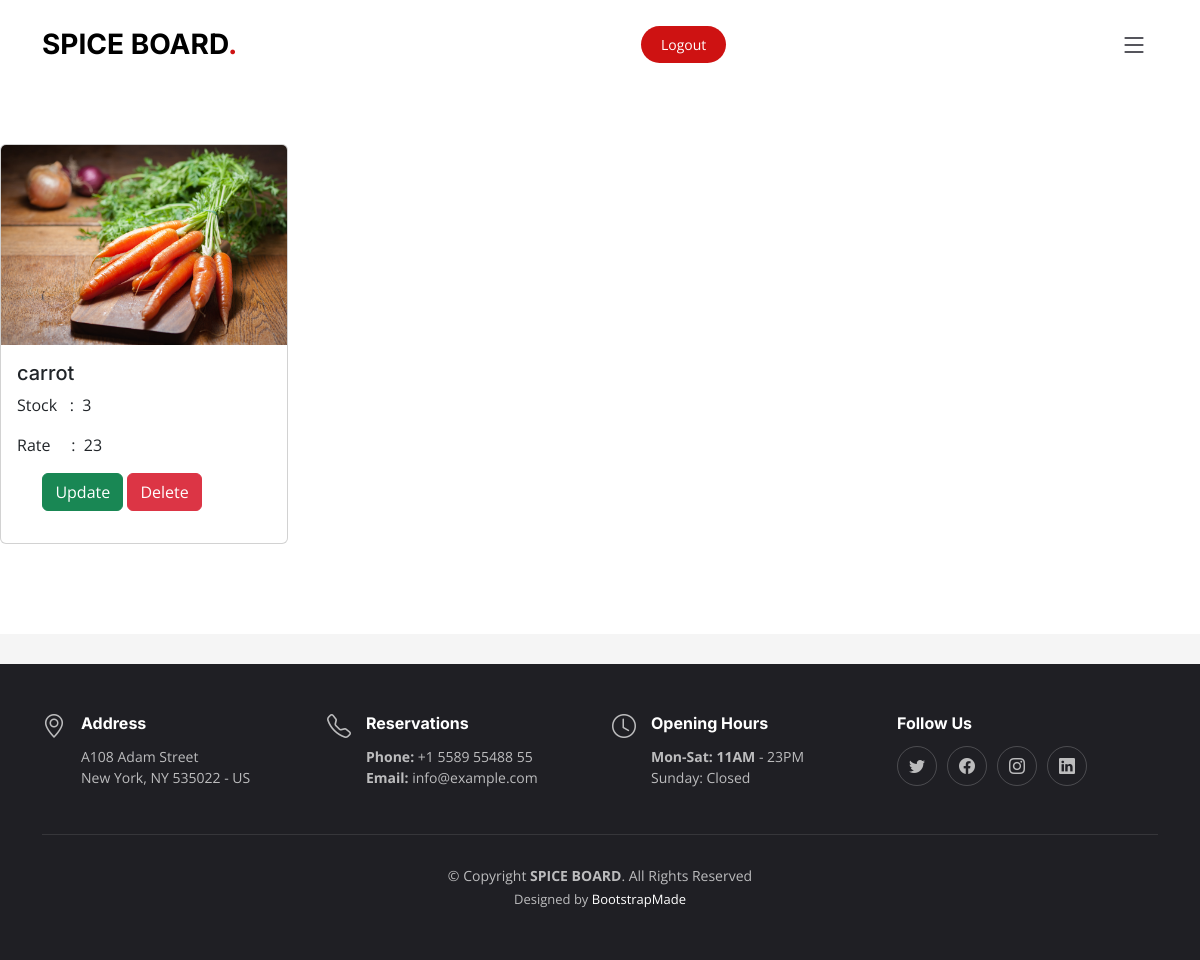
The page /farmer_view_product/ (signed in) on the database its author committed.
### app/models.py (models this page shows)
class Product_table(models.Model):
    pid = models.AutoField(primary_key=True)
    p_date=models.CharField(max_length=100)
    p_name=models.CharField(max_length=100)
    p_img=models.ImageField(max_length=100)
    p_cat=models.CharField(max_length=100)
    p_stock=models.CharField(max_length=100)
    p_rate=models.CharField(max_length=100)
    fid=models.ForeignKey(Farmertable,on_delete=models.CASCADE,blank=True,null=True)
    pro1=models.CharField(max_length=100,default="" )
    pro2=models.CharField(max_length=100,default="" )

### app/views.py (the view)
# urls.py: path('farmer_view_product/', views.farmer_view_product),
def farmer_view_product(request):
    msg = request.GET.get("msg")
    fid=request.session.get('fid')
    abc=Product_table.objects.filter(fid_id=fid)
    return render(request, 'farmer/farmer_view_pro.html',{"abc":abc,"msg":msg})

### templates/farmer/farmer_view_pro.html (shortened to what this page needs)
{% extends 'farmer/farmer_home.html' %}
{% load static %}
{% block content %}
            <br><br><br><br><br><br>
            <div class="row">
                {% for i in abc%}
                <div class="col-3">
                            <div class="card" style="width: 18rem;height:25rem;">
                                <img src="/static/assets/image/{{i.p_img}}" class="card-img-top" style="height: 200px;" alt="...">
                                <div class="card-body">
                                  <h5 class="card-title">{{i.p_name}}</h5>
                                  <p class="card-text">Stock &nbsp : &nbsp{{i.p_stock}}</p>
                                  <p class="card-text">Rate &nbsp &nbsp  : &nbsp{{i.p_rate}}</p>
                                  <p><a class="btn btn-success" href="/farmer_update?id={{i.pid}}" style="margin-left:10%;">Update</a>
                                    <a class="btn btn-danger" href="/farmer_delete?id={{i.pid}}">Delete</a>
                                </div>
                              </div>
                        </div>
                {% endfor %}
            </div>
	{% endblock %}

### static/assets/css/main.css (style rules this page uses)
:root { --font-default: "Open Sans", system-ui, -apple-system, "Segoe UI", Roboto, "Helvetica Neue", Arial, "Noto Sans", "Liberation Sans", sans-serif, "Apple Color Emoji", "Segoe UI Emoji", "Segoe UI Symbol", "Noto Color Emoji"; --font-primary: "Amatic SC", sans-serif; --font-secondary: "Inter", sans-serif; }
:root { --color-default: #212529; --color-primary: #ce1212; --color-secondary: #37373f; }
:root { scroll-behavior: smooth; }
body { font-family: var(--font-default); color: var(--color-default); }
a { color: var(--color-primary); text-decoration: none; }
h1, h2, h3, h4, h5, h6 { font-family: var(--font-secondary); }

### rows shown on the page
Product_table: p_img (picture), p_name "carrot", p_stock "3", p_rate "23"
